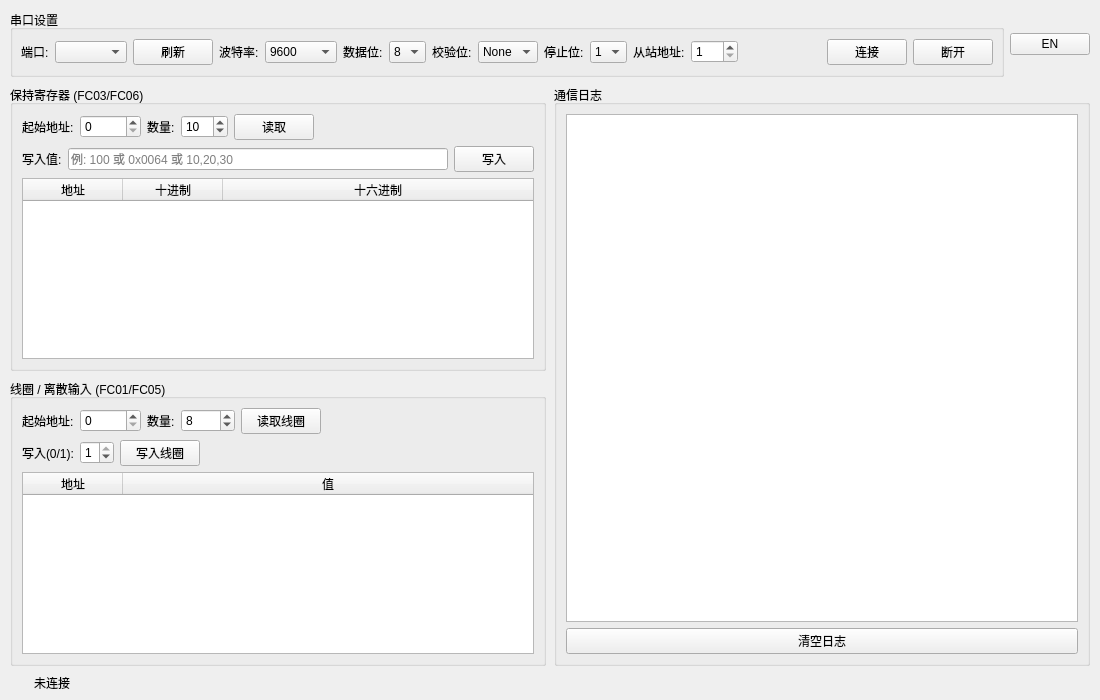
<?xml version="1.0" encoding="UTF-8"?>
<ui version="4.0">
 <class>Widget</class>
 <widget class="QWidget" name="Widget">
  <property name="geometry">
   <rect>
    <x>0</x>
    <y>0</y>
    <width>1100</width>
    <height>700</height>
   </rect>
  </property>
  <property name="minimumSize">
   <size>
    <width>1100</width>
    <height>700</height>
   </size>
  </property>
  <property name="maximumSize">
   <size>
    <width>1100</width>
    <height>700</height>
   </size>
  </property>
  <property name="windowTitle">
   <string>Modbus RTU 上位机</string>
  </property>
  <layout class="QVBoxLayout" name="mainVLayout">
   <property name="spacing">
    <number>8</number>
   </property>
   <property name="leftMargin">
    <number>10</number>
   </property>
   <property name="topMargin">
    <number>10</number>
   </property>
   <property name="rightMargin">
    <number>10</number>
   </property>
   <property name="bottomMargin">
    <number>8</number>
   </property>
   <item>
    <layout class="QHBoxLayout" name="topHLayout">
     <property name="spacing">
      <number>6</number>
     </property>
     <item>
      <widget class="QGroupBox" name="grpSerial">
       <property name="title">
        <string>串口设置</string>
       </property>
       <layout class="QHBoxLayout" name="serialInnerLayout">
        <property name="spacing">
         <number>6</number>
        </property>
        <property name="leftMargin">
         <number>8</number>
        </property>
        <property name="rightMargin">
         <number>8</number>
        </property>
        <item>
         <widget class="QLabel" name="lblPort">
          <property name="sizePolicy">
           <sizepolicy hsizetype="Fixed" vsizetype="Preferred">
            <horstretch>0</horstretch>
            <verstretch>0</verstretch>
           </sizepolicy>
          </property>
          <property name="text">
           <string>端口:</string>
          </property>
         </widget>
        </item>
        <item>
         <widget class="QComboBox" name="cmbPort">
          <property name="sizePolicy">
           <sizepolicy hsizetype="Preferred" vsizetype="Fixed">
            <horstretch>0</horstretch>
            <verstretch>0</verstretch>
           </sizepolicy>
          </property>
         </widget>
        </item>
        <item>
         <widget class="QPushButton" name="btnRefreshPort">
          <property name="sizePolicy">
           <sizepolicy hsizetype="Fixed" vsizetype="Fixed">
            <horstretch>0</horstretch>
            <verstretch>0</verstretch>
           </sizepolicy>
          </property>
          <property name="text">
           <string>刷新</string>
          </property>
         </widget>
        </item>
        <item>
         <widget class="QLabel" name="lblBaud">
          <property name="sizePolicy">
           <sizepolicy hsizetype="Fixed" vsizetype="Preferred">
            <horstretch>0</horstretch>
            <verstretch>0</verstretch>
           </sizepolicy>
          </property>
          <property name="text">
           <string>波特率:</string>
          </property>
         </widget>
        </item>
        <item>
         <widget class="QComboBox" name="cmbBaud">
          <property name="sizePolicy">
           <sizepolicy hsizetype="Fixed" vsizetype="Fixed">
            <horstretch>0</horstretch>
            <verstretch>0</verstretch>
           </sizepolicy>
          </property>
          <item>
           <property name="text">
            <string>9600</string>
           </property>
          </item>
          <item>
           <property name="text">
            <string>19200</string>
           </property>
          </item>
          <item>
           <property name="text">
            <string>38400</string>
           </property>
          </item>
          <item>
           <property name="text">
            <string>57600</string>
           </property>
          </item>
          <item>
           <property name="text">
            <string>115200</string>
           </property>
          </item>
         </widget>
        </item>
        <item>
         <widget class="QLabel" name="lblDataBits">
          <property name="sizePolicy">
           <sizepolicy hsizetype="Fixed" vsizetype="Preferred">
            <horstretch>0</horstretch>
            <verstretch>0</verstretch>
           </sizepolicy>
          </property>
          <property name="text">
           <string>数据位:</string>
          </property>
         </widget>
        </item>
        <item>
         <widget class="QComboBox" name="cmbDataBits">
          <property name="sizePolicy">
           <sizepolicy hsizetype="Fixed" vsizetype="Fixed">
            <horstretch>0</horstretch>
            <verstretch>0</verstretch>
           </sizepolicy>
          </property>
          <item>
           <property name="text">
            <string>8</string>
           </property>
          </item>
          <item>
           <property name="text">
            <string>7</string>
           </property>
          </item>
         </widget>
        </item>
        <item>
         <widget class="QLabel" name="lblParity">
          <property name="sizePolicy">
           <sizepolicy hsizetype="Fixed" vsizetype="Preferred">
            <horstretch>0</horstretch>
            <verstretch>0</verstretch>
           </sizepolicy>
          </property>
          <property name="text">
           <string>校验位:</string>
          </property>
         </widget>
        </item>
        <item>
         <widget class="QComboBox" name="cmbParity">
          <property name="sizePolicy">
           <sizepolicy hsizetype="Fixed" vsizetype="Fixed">
            <horstretch>0</horstretch>
            <verstretch>0</verstretch>
           </sizepolicy>
          </property>
          <item>
           <property name="text">
            <string>None</string>
           </property>
          </item>
          <item>
           <property name="text">
            <string>Even</string>
           </property>
          </item>
          <item>
           <property name="text">
            <string>Odd</string>
           </property>
          </item>
         </widget>
        </item>
        <item>
         <widget class="QLabel" name="lblStopBits">
          <property name="sizePolicy">
           <sizepolicy hsizetype="Fixed" vsizetype="Preferred">
            <horstretch>0</horstretch>
            <verstretch>0</verstretch>
           </sizepolicy>
          </property>
          <property name="text">
           <string>停止位:</string>
          </property>
         </widget>
        </item>
        <item>
         <widget class="QComboBox" name="cmbStopBits">
          <property name="sizePolicy">
           <sizepolicy hsizetype="Fixed" vsizetype="Fixed">
            <horstretch>0</horstretch>
            <verstretch>0</verstretch>
           </sizepolicy>
          </property>
          <item>
           <property name="text">
            <string>1</string>
           </property>
          </item>
          <item>
           <property name="text">
            <string>2</string>
           </property>
          </item>
         </widget>
        </item>
        <item>
         <widget class="QLabel" name="lblSlaveId">
          <property name="sizePolicy">
           <sizepolicy hsizetype="Fixed" vsizetype="Preferred">
            <horstretch>0</horstretch>
            <verstretch>0</verstretch>
           </sizepolicy>
          </property>
          <property name="text">
           <string>从站地址:</string>
          </property>
         </widget>
        </item>
        <item>
         <widget class="QSpinBox" name="spnSlaveId">
          <property name="sizePolicy">
           <sizepolicy hsizetype="Fixed" vsizetype="Fixed">
            <horstretch>0</horstretch>
            <verstretch>0</verstretch>
           </sizepolicy>
          </property>
          <property name="minimum">
           <number>1</number>
          </property>
          <property name="maximum">
           <number>247</number>
          </property>
          <property name="value">
           <number>1</number>
          </property>
         </widget>
        </item>
        <item>
         <spacer>
          <property name="orientation">
           <enum>Qt::Orientation::Horizontal</enum>
          </property>
          <property name="sizeType">
           <enum>QSizePolicy::Policy::Expanding</enum>
          </property>
          <property name="sizeHint" stdset="0">
           <size>
            <width>0</width>
            <height>0</height>
           </size>
          </property>
         </spacer>
        </item>
        <item>
         <widget class="QPushButton" name="btnConnect">
          <property name="sizePolicy">
           <sizepolicy hsizetype="Fixed" vsizetype="Fixed">
            <horstretch>0</horstretch>
            <verstretch>0</verstretch>
           </sizepolicy>
          </property>
          <property name="text">
           <string>连接</string>
          </property>
         </widget>
        </item>
        <item>
         <widget class="QPushButton" name="btnDisconnect">
          <property name="sizePolicy">
           <sizepolicy hsizetype="Fixed" vsizetype="Fixed">
            <horstretch>0</horstretch>
            <verstretch>0</verstretch>
           </sizepolicy>
          </property>
          <property name="text">
           <string>断开</string>
          </property>
         </widget>
        </item>
       </layout>
      </widget>
     </item>
     <item>
      <layout class="QVBoxLayout">
       <property name="spacing">
        <number>0</number>
       </property>
       <item>
        <spacer>
         <property name="orientation">
          <enum>Qt::Orientation::Vertical</enum>
         </property>
         <property name="sizeType">
          <enum>QSizePolicy::Policy::Expanding</enum>
         </property>
         <property name="sizeHint" stdset="0">
          <size>
           <width>0</width>
           <height>0</height>
          </size>
         </property>
        </spacer>
       </item>
       <item>
        <widget class="QPushButton" name="btnLang">
         <property name="sizePolicy">
          <sizepolicy hsizetype="Fixed" vsizetype="Fixed">
           <horstretch>0</horstretch>
           <verstretch>0</verstretch>
          </sizepolicy>
         </property>
         <property name="text">
          <string>EN</string>
         </property>
         <property name="checkable">
          <bool>true</bool>
         </property>
        </widget>
       </item>
       <item>
        <spacer>
         <property name="orientation">
          <enum>Qt::Orientation::Vertical</enum>
         </property>
         <property name="sizeType">
          <enum>QSizePolicy::Policy::Expanding</enum>
         </property>
         <property name="sizeHint" stdset="0">
          <size>
           <width>0</width>
           <height>0</height>
          </size>
         </property>
        </spacer>
       </item>
      </layout>
     </item>
    </layout>
   </item>
   <item>
    <layout class="QHBoxLayout" name="midHLayout">
     <property name="spacing">
      <number>8</number>
     </property>
     <item>
      <layout class="QVBoxLayout" name="leftVLayout">
       <property name="spacing">
        <number>8</number>
       </property>
       <item>
        <widget class="QGroupBox" name="grpHolding">
         <property name="title">
          <string>保持寄存器 (FC03/FC06)</string>
         </property>
         <layout class="QVBoxLayout" name="holdingVLayout">
          <item>
           <layout class="QHBoxLayout">
            <property name="spacing">
             <number>6</number>
            </property>
            <item>
             <widget class="QLabel" name="lblRegAddr">
              <property name="sizePolicy">
               <sizepolicy hsizetype="Fixed" vsizetype="Preferred">
                <horstretch>0</horstretch>
                <verstretch>0</verstretch>
               </sizepolicy>
              </property>
              <property name="text">
               <string>起始地址:</string>
              </property>
             </widget>
            </item>
            <item>
             <widget class="QSpinBox" name="spnRegAddr">
              <property name="sizePolicy">
               <sizepolicy hsizetype="Fixed" vsizetype="Fixed">
                <horstretch>0</horstretch>
                <verstretch>0</verstretch>
               </sizepolicy>
              </property>
              <property name="minimum">
               <number>0</number>
              </property>
              <property name="maximum">
               <number>65535</number>
              </property>
              <property name="value">
               <number>0</number>
              </property>
             </widget>
            </item>
            <item>
             <widget class="QLabel" name="lblRegCount">
              <property name="sizePolicy">
               <sizepolicy hsizetype="Fixed" vsizetype="Preferred">
                <horstretch>0</horstretch>
                <verstretch>0</verstretch>
               </sizepolicy>
              </property>
              <property name="text">
               <string>数量:</string>
              </property>
             </widget>
            </item>
            <item>
             <widget class="QSpinBox" name="spnRegCount">
              <property name="sizePolicy">
               <sizepolicy hsizetype="Fixed" vsizetype="Fixed">
                <horstretch>0</horstretch>
                <verstretch>0</verstretch>
               </sizepolicy>
              </property>
              <property name="minimum">
               <number>1</number>
              </property>
              <property name="maximum">
               <number>125</number>
              </property>
              <property name="value">
               <number>10</number>
              </property>
             </widget>
            </item>
            <item>
             <widget class="QPushButton" name="btnRead">
              <property name="sizePolicy">
               <sizepolicy hsizetype="Fixed" vsizetype="Fixed">
                <horstretch>0</horstretch>
                <verstretch>0</verstretch>
               </sizepolicy>
              </property>
              <property name="text">
               <string>读取</string>
              </property>
             </widget>
            </item>
            <item>
             <spacer>
              <property name="orientation">
               <enum>Qt::Orientation::Horizontal</enum>
              </property>
              <property name="sizeType">
               <enum>QSizePolicy::Policy::Expanding</enum>
              </property>
              <property name="sizeHint" stdset="0">
               <size>
                <width>0</width>
                <height>0</height>
               </size>
              </property>
             </spacer>
            </item>
           </layout>
          </item>
          <item>
           <layout class="QHBoxLayout">
            <property name="spacing">
             <number>6</number>
            </property>
            <item>
             <widget class="QLabel" name="lblWriteVal">
              <property name="sizePolicy">
               <sizepolicy hsizetype="Fixed" vsizetype="Preferred">
                <horstretch>0</horstretch>
                <verstretch>0</verstretch>
               </sizepolicy>
              </property>
              <property name="text">
               <string>写入值:</string>
              </property>
             </widget>
            </item>
            <item>
             <widget class="QLineEdit" name="leWriteVal">
              <property name="placeholderText">
               <string>例: 100 或 0x0064 或 10,20,30</string>
              </property>
             </widget>
            </item>
            <item>
             <widget class="QPushButton" name="btnWrite">
              <property name="sizePolicy">
               <sizepolicy hsizetype="Fixed" vsizetype="Fixed">
                <horstretch>0</horstretch>
                <verstretch>0</verstretch>
               </sizepolicy>
              </property>
              <property name="text">
               <string>写入</string>
              </property>
             </widget>
            </item>
           </layout>
          </item>
          <item>
           <widget class="QTableWidget" name="tableHolding">
            <property name="editTriggers">
             <set>QAbstractItemView::EditTrigger::NoEditTriggers</set>
            </property>
            <property name="alternatingRowColors">
             <bool>true</bool>
            </property>
            <property name="selectionBehavior">
             <enum>QAbstractItemView::SelectionBehavior::SelectRows</enum>
            </property>
            <property name="columnCount">
             <number>3</number>
            </property>
            <attribute name="horizontalHeaderStretchLastSection">
             <bool>true</bool>
            </attribute>
            <column>
             <property name="text">
              <string>地址</string>
             </property>
            </column>
            <column>
             <property name="text">
              <string>十进制</string>
             </property>
            </column>
            <column>
             <property name="text">
              <string>十六进制</string>
             </property>
            </column>
           </widget>
          </item>
         </layout>
        </widget>
       </item>
       <item>
        <widget class="QGroupBox" name="grpCoil">
         <property name="title">
          <string>线圈 / 离散输入 (FC01/FC05)</string>
         </property>
         <layout class="QVBoxLayout" name="coilVLayout">
          <item>
           <layout class="QHBoxLayout">
            <property name="spacing">
             <number>6</number>
            </property>
            <item>
             <widget class="QLabel" name="lblCoilAddr">
              <property name="sizePolicy">
               <sizepolicy hsizetype="Fixed" vsizetype="Preferred">
                <horstretch>0</horstretch>
                <verstretch>0</verstretch>
               </sizepolicy>
              </property>
              <property name="text">
               <string>起始地址:</string>
              </property>
             </widget>
            </item>
            <item>
             <widget class="QSpinBox" name="spnCoilAddr">
              <property name="sizePolicy">
               <sizepolicy hsizetype="Fixed" vsizetype="Fixed">
                <horstretch>0</horstretch>
                <verstretch>0</verstretch>
               </sizepolicy>
              </property>
              <property name="minimum">
               <number>0</number>
              </property>
              <property name="maximum">
               <number>65535</number>
              </property>
              <property name="value">
               <number>0</number>
              </property>
             </widget>
            </item>
            <item>
             <widget class="QLabel" name="lblCoilCount">
              <property name="sizePolicy">
               <sizepolicy hsizetype="Fixed" vsizetype="Preferred">
                <horstretch>0</horstretch>
                <verstretch>0</verstretch>
               </sizepolicy>
              </property>
              <property name="text">
               <string>数量:</string>
              </property>
             </widget>
            </item>
            <item>
             <widget class="QSpinBox" name="spnCoilCount">
              <property name="sizePolicy">
               <sizepolicy hsizetype="Fixed" vsizetype="Fixed">
                <horstretch>0</horstretch>
                <verstretch>0</verstretch>
               </sizepolicy>
              </property>
              <property name="minimum">
               <number>1</number>
              </property>
              <property name="maximum">
               <number>2000</number>
              </property>
              <property name="value">
               <number>8</number>
              </property>
             </widget>
            </item>
            <item>
             <widget class="QPushButton" name="btnReadCoil">
              <property name="sizePolicy">
               <sizepolicy hsizetype="Fixed" vsizetype="Fixed">
                <horstretch>0</horstretch>
                <verstretch>0</verstretch>
               </sizepolicy>
              </property>
              <property name="text">
               <string>读取线圈</string>
              </property>
             </widget>
            </item>
            <item>
             <spacer>
              <property name="orientation">
               <enum>Qt::Orientation::Horizontal</enum>
              </property>
              <property name="sizeType">
               <enum>QSizePolicy::Policy::Expanding</enum>
              </property>
              <property name="sizeHint" stdset="0">
               <size>
                <width>0</width>
                <height>0</height>
               </size>
              </property>
             </spacer>
            </item>
           </layout>
          </item>
          <item>
           <layout class="QHBoxLayout">
            <property name="spacing">
             <number>6</number>
            </property>
            <item>
             <widget class="QLabel" name="lblCoilWrite">
              <property name="sizePolicy">
               <sizepolicy hsizetype="Fixed" vsizetype="Preferred">
                <horstretch>0</horstretch>
                <verstretch>0</verstretch>
               </sizepolicy>
              </property>
              <property name="text">
               <string>写入(0/1):</string>
              </property>
             </widget>
            </item>
            <item>
             <widget class="QSpinBox" name="spnCoilWrite">
              <property name="sizePolicy">
               <sizepolicy hsizetype="Fixed" vsizetype="Fixed">
                <horstretch>0</horstretch>
                <verstretch>0</verstretch>
               </sizepolicy>
              </property>
              <property name="minimum">
               <number>0</number>
              </property>
              <property name="maximum">
               <number>1</number>
              </property>
              <property name="value">
               <number>1</number>
              </property>
             </widget>
            </item>
            <item>
             <widget class="QPushButton" name="btnWriteCoil">
              <property name="sizePolicy">
               <sizepolicy hsizetype="Fixed" vsizetype="Fixed">
                <horstretch>0</horstretch>
                <verstretch>0</verstretch>
               </sizepolicy>
              </property>
              <property name="text">
               <string>写入线圈</string>
              </property>
             </widget>
            </item>
            <item>
             <spacer>
              <property name="orientation">
               <enum>Qt::Orientation::Horizontal</enum>
              </property>
              <property name="sizeType">
               <enum>QSizePolicy::Policy::Expanding</enum>
              </property>
              <property name="sizeHint" stdset="0">
               <size>
                <width>0</width>
                <height>0</height>
               </size>
              </property>
             </spacer>
            </item>
           </layout>
          </item>
          <item>
           <widget class="QTableWidget" name="tableCoil">
            <property name="editTriggers">
             <set>QAbstractItemView::EditTrigger::NoEditTriggers</set>
            </property>
            <property name="alternatingRowColors">
             <bool>true</bool>
            </property>
            <property name="selectionBehavior">
             <enum>QAbstractItemView::SelectionBehavior::SelectRows</enum>
            </property>
            <property name="columnCount">
             <number>2</number>
            </property>
            <attribute name="horizontalHeaderStretchLastSection">
             <bool>true</bool>
            </attribute>
            <column>
             <property name="text">
              <string>地址</string>
             </property>
            </column>
            <column>
             <property name="text">
              <string>值</string>
             </property>
            </column>
           </widget>
          </item>
         </layout>
        </widget>
       </item>
      </layout>
     </item>
     <item>
      <widget class="QGroupBox" name="grpLog">
       <property name="sizePolicy">
        <sizepolicy hsizetype="Preferred" vsizetype="Expanding">
         <horstretch>0</horstretch>
         <verstretch>0</verstretch>
        </sizepolicy>
       </property>
       <property name="title">
        <string>通信日志</string>
       </property>
       <layout class="QVBoxLayout" name="logVLayout">
        <item>
         <widget class="QTextEdit" name="teLog">
          <property name="readOnly">
           <bool>true</bool>
          </property>
         </widget>
        </item>
        <item>
         <widget class="QPushButton" name="btnClearLog">
          <property name="text">
           <string>清空日志</string>
          </property>
         </widget>
        </item>
       </layout>
      </widget>
     </item>
    </layout>
   </item>
   <item>
    <layout class="QHBoxLayout" name="statusHLayout">
     <item>
      <widget class="QLabel" name="lblIndicator">
       <property name="minimumSize">
        <size>
         <width>16</width>
         <height>16</height>
        </size>
       </property>
       <property name="maximumSize">
        <size>
         <width>16</width>
         <height>16</height>
        </size>
       </property>
       <property name="text">
        <string/>
       </property>
      </widget>
     </item>
     <item>
      <widget class="QLabel" name="lblStatus">
       <property name="text">
        <string>未连接</string>
       </property>
      </widget>
     </item>
     <item>
      <spacer>
       <property name="orientation">
        <enum>Qt::Orientation::Horizontal</enum>
       </property>
       <property name="sizeType">
        <enum>QSizePolicy::Policy::Expanding</enum>
       </property>
       <property name="sizeHint" stdset="0">
        <size>
         <width>0</width>
         <height>0</height>
        </size>
       </property>
      </spacer>
     </item>
    </layout>
   </item>
  </layout>
 </widget>
 <resources/>
 <connections/>
</ui>
